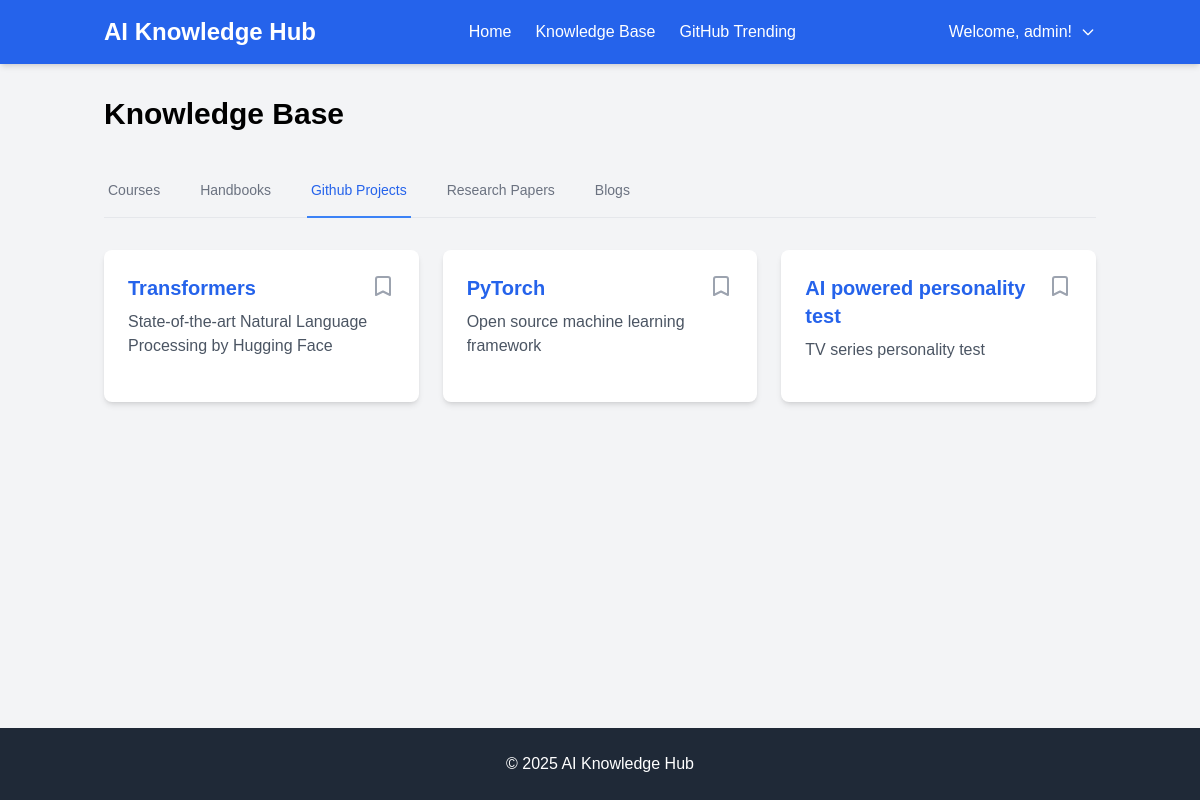
The app's page /knowledge-base?tab=github_projects (signed in) with its own data.
### models.py (models this page shows, shortened)
class User(UserMixin, db.Model):
    id = db.Column(db.Integer, primary_key=True)
    username = db.Column(db.String(80), unique=True, nullable=False)
    email = db.Column(db.String(120), unique=True, nullable=False)
    password_hash = db.Column(db.String(128))
    is_admin = db.Column(db.Boolean, default=False)
    created_at = db.Column(db.DateTime, default=datetime.utcnow)
    bookmarks = db.relationship('Bookmark', backref='user', lazy=True)

class GitHubProject(db.Model):
    id = db.Column(db.Integer, primary_key=True)
    title = db.Column(db.String(200), nullable=False)
    url = db.Column(db.String(500), nullable=False)
    stars = db.Column(db.Integer)
    description = db.Column(db.Text)
    created_at = db.Column(db.DateTime, default=datetime.utcnow)

### app.py (the view)
@app.route('/knowledge-base')
@login_required
def knowledge_base():
    active_tab = request.args.get('tab', 'courses')
    categories = {
        "courses": Course.query.all(),
        "handbooks": Handbook.query.all(),
        "github_projects": GitHubProject.query.all(),
        "research_papers": ResearchPaper.query.all(),
        "blogs": Blog.query.all()
    }
    bookmarks = Bookmark.query.filter_by(
        user_id=current_user.id,
        resource_type=active_tab
    ).all()
    bookmarked_ids = [bookmark.resource_id for bookmark in bookmarks]
    return render_template('knowledge_base.html',
                         categories=categories,
                         active_tab=active_tab,
                         bookmarked_ids=bookmarked_ids)

### app.py (called while the page is built)
@login_manager.user_loader
def load_user(user_id):
    return User.query.get(int(user_id))

def login_required(f):
    @wraps(f)
    def decorated_function(*args, **kwargs):
        if 'user_id' not in session:
            return redirect(url_for('login'))
        return f(*args, **kwargs)
    return decorated_function

### templates/knowledge_base.html (shortened to what this page needs)
{% extends "base.html" %}
{% block content %}
<div class="max-w-7xl mx-auto">
    <h1 class="text-3xl font-bold mb-8">Knowledge Base</h1>
    <div class="border-b border-gray-200 mb-8">
        <nav class="-mb-px flex space-x-8">
            {% for tab in ['courses', 'handbooks', 'github_projects', 'research_papers', 'blogs'] %}
            <a href="{{ url_for('knowledge_base', tab=tab) }}"
               class="{% if active_tab == tab %}border-blue-500 text-blue-600{% else %}border-transparent text-gray-500 hover:text-gray-700 hover:border-gray-300{% endif %} whitespace-nowrap py-4 px-1 border-b-2 font-medium text-sm">
                {{ tab.replace('_', ' ').title() }}
            </a>
            {% endfor %}
        </nav>
    </div>
    <div class="grid grid-cols-1 md:grid-cols-2 lg:grid-cols-3 gap-6">
        {% for resource in categories[active_tab] %}
        <div class="bg-white rounded-lg shadow-md p-6">
            <div class="flex justify-between items-start">
                <div>
                    <h2 class="text-xl font-semibold mb-2">
                        <a href="{{ resource.url }}" target="_blank" class="text-blue-600 hover:text-blue-800">
                            {{ resource.title }}
                        </a>
                    </h2>
                    <p class="text-gray-600 mb-4">{{ resource.description }}</p>
                </div>
                {% set is_bookmarked = resource.id in bookmarked_ids %}
                <form action="{{ url_for('add_bookmark' if not is_bookmarked else 'remove_bookmark', resource_type=active_tab, resource_id=resource.id) }}" method="POST">
                    <button type="submit" class="text-{{ 'blue-600' if is_bookmarked else 'gray-400' }} hover:text-blue-600">
                        <svg class="w-6 h-6" fill="{{ 'currentColor' if is_bookmarked else 'none' }}" stroke="currentColor" viewBox="0 0 24 24">
                            <path stroke-linecap="round" stroke-linejoin="round" stroke-width="2" d="M5 5a2 2 0 012-2h10a2 2 0 012 2v16l-7-3.5L5 21V5z"></path>
                        </svg>
                    </button>
                </form>
            </div>
        </div>
        {% endfor %}
    </div>
</div>
{% endblock %}

### templates/base.html (shortened to what this page needs)
<!DOCTYPE html>
<html lang="en">
<head>
    <script src="https://cdn.tailwindcss.com"></script>
</head>
<body class="bg-gray-100 min-h-screen flex flex-col">
    <header class="bg-blue-600 text-white shadow-md">
        <div class="container mx-auto px-4 py-4">
            <div class="flex justify-between items-center">
                <h1 class="text-2xl font-bold">AI Knowledge Hub</h1>
                <nav>
                    <ul class="flex space-x-6">
                        {% if current_user.is_authenticated %}
                        <li><a href="{{ url_for('index') }}" class="hover:text-blue-200 transition-colors">Home</a></li>
                        <li><a href="{{ url_for('knowledge_base') }}" class="hover:text-blue-200 transition-colors">Knowledge Base</a></li>
                        <li><a href="{{ url_for('github_trending') }}" class="hover:text-blue-200 transition-colors">GitHub Trending</a></li>
                        {% else %}
                        <li><a href="{{ url_for('login') }}" class="hover:text-blue-200 transition-colors">Login</a></li>
                        <li><a href="{{ url_for('register') }}" class="hover:text-blue-200 transition-colors">Register</a></li>
                        {% endif %}
                    </ul>
                </nav>
                <div class="relative">
                    {% if current_user.is_authenticated %}
                        <button id="userMenuButton" class="flex items-center space-x-2 hover:text-blue-200 transition-colors">
                            <span>Welcome, {{ current_user.username }}!</span>
                            <svg class="w-4 h-4" fill="none" stroke="currentColor" viewBox="0 0 24 24">
                                <path stroke-linecap="round" stroke-linejoin="round" stroke-width="2" d="M19 9l-7 7-7-7"></path>
                            </svg>
                        </button>
                    {% endif %}
                </div>
            </div>
        </div>
    </header>
    <main class="container mx-auto px-4 py-8 flex-grow">
        {% block content %}{% endblock %}
    </main>
    <footer class="bg-gray-800 text-white py-6">
        <div class="container mx-auto px-4 text-center">
            <p>&copy; 2025 AI Knowledge Hub</p>
        </div>
    </footer>
</body>
</html>

### templates/base.html (style rules this page uses)
body { font-family: Arial, sans-serif; margin: 0; padding: 0; }

### records on screen
User: username "admin"
GitHubProject: title "Transformers", description "State-of-the-art Natural Language Processing by Hugging Face"
GitHubProject: title "PyTorch", description "Open source machine learning framework"
GitHubProject: title "AI powered personality test", description "TV series personality test"

### other values on screen
{{ tab.replace('_', ' ').title() }} "Courses" "Handbooks" "Github Projects" "Research Papers" "Blogs"
